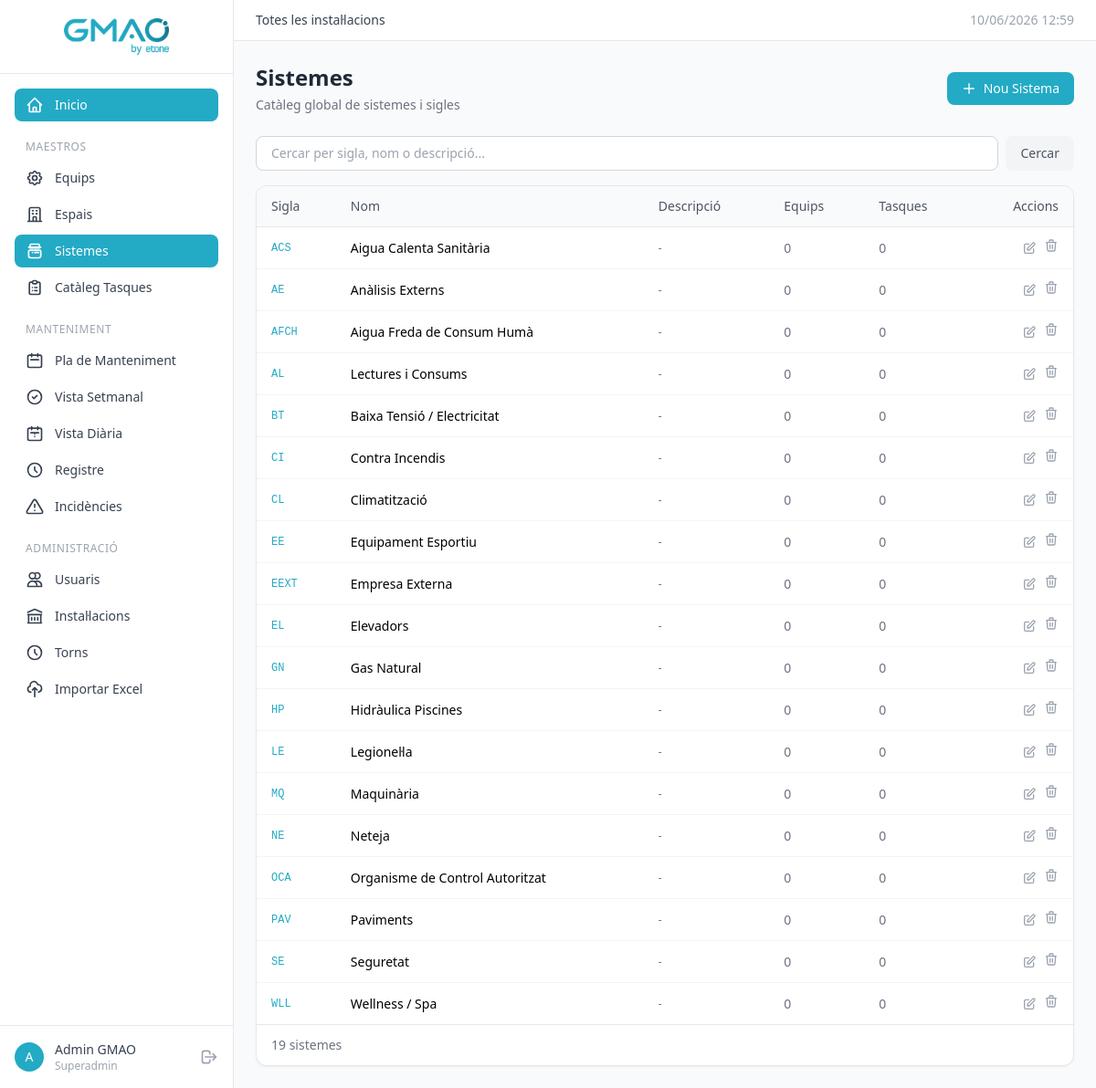
/sistemes (signed in), run on the app's committed database.
### tables this page shows
CREATE TABLE `sistemes` (
    `id` INT UNSIGNED NOT NULL AUTO_INCREMENT,
    `codi` VARCHAR(20) NOT NULL,
    `nom` VARCHAR(255) NOT NULL,
    `descripcio` TEXT DEFAULT NULL,
    PRIMARY KEY (`id`),
    UNIQUE KEY `uk_sistemes_codi` (`codi`)
);

### app/Core/Controller.php (called while the page is built, shortened)
<?php
class Controller
{
    protected function view(string $view, array $data = []): void
    {
        extract($data);
        $viewFile = __DIR__ . '/../views/' . str_replace('.', '/', $view) . '.php';
        require $viewFile;
    }
}

### app/Controllers/SistemaController.php (called while the page is built, shortened)
<?php
class SistemaController extends Controller
{
    public function index(): void
    {
        $search = trim($this->get('q', ''));
        $this->view('sistemes.index', [
            'title' => 'Sistemes',
            'sistemes' => Sistema::allWithUsage($search),
            'search' => $search,
            'flash' => $this->getFlash(),
        ]);
    }
}

### public/index.php (called while the page is built, shortened)
<?php
require_once __DIR__ . '/../app/Helpers/functions.php';
$router = new Router();
$url = $_GET['url'] ?? '';
$router->dispatch($url);

### app/Helpers/functions.php (called while the page is built, shortened)
<?php
if (!function_exists('e')) {
    function e(?string $value): string
    {
        return htmlspecialchars($value ?? '', ENT_QUOTES, 'UTF-8');
    }
}
if (!function_exists('url')) {
    function url(string $path = ''): string
    {
        $base = rtrim($_ENV['APP_URL'] ?? '', '/');
        return $base . '/' . ltrim($path, '/');
    }
}

### app/Models/Database.php (called while the page is built, shortened)
<?php
class Database
{
    private static ?PDO $instance = null;
    public static function getInstance(): PDO
    {
        if (self::$instance === null) {
            $host = $_ENV['DB_HOST'] ?? 'localhost';
            $port = $_ENV['DB_PORT'] ?? '3306';
            $db = $_ENV['DB_DATABASE'] ?? 'gmao_ebone';
            $user = $_ENV['DB_USERNAME'] ?? 'root';
            $pass = $_ENV['DB_PASSWORD'] ?? '';
            $charset = $_ENV['DB_CHARSET'] ?? 'utf8mb4';
            $dsn = "mysql:host={$host};port={$port};dbname={$db};charset={$charset}";
            try {
                self::$instance = new PDO($dsn, $user, $pass, [
                    PDO::ATTR_ERRMODE => PDO::ERRMODE_EXCEPTION,
                    PDO::ATTR_DEFAULT_FETCH_MODE => PDO::FETCH_ASSOC,
                    PDO::ATTR_EMULATE_PREPARES => false,
                    PDO::MYSQL_ATTR_INIT_COMMAND => "SET NAMES {$charset}",
                ]);
            } catch (PDOException $e) {
                if (($_ENV['APP_DEBUG'] ?? 'false') === 'true') {
                    die('Error de connexió: ' . $e->getMessage());
                }
                die('Error de connexió a la base de dades.');
            }
        }
        return self::$instance;
    }
}

### app/Core/Model.php (called while the page is built, shortened)
<?php
abstract class Model
{
    protected static function db(): PDO
    {
        return Database::getInstance();
    }
    public static function query(string $sql, array $params = []): array
    {
        $stmt = static::db()->prepare($sql);
        $stmt->execute($params);
        return $stmt->fetchAll();
    }
}

### app/Models/Sistema.php (called while the page is built, shortened)
<?php
class Sistema extends Model
{
    public static function allWithUsage(string $search = ''): array
    {
        $sql = '
            SELECT s.*,
                   (SELECT COUNT(*) FROM equips e WHERE e.sistema_id = s.id) AS equips_count,
                   (SELECT COUNT(*) FROM tasques_cataleg tc WHERE tc.sistema_id = s.id AND tc.activa = 1) AS tasques_count
            FROM sistemes s';
        $params = [];
        $sql .= ' ORDER BY s.codi ASC';
        return static::query($sql, $params);
    }
}

### app/views/sistemes/index.php (the view, shortened to what this page needs)
<div class="flex flex-col sm:flex-row sm:items-center justify-between gap-4 mb-6">
    <div>
        <h2 class="text-xl sm:text-2xl font-bold text-gray-800">Sistemes</h2>
        <p class="text-gray-500 text-sm mt-1">Catàleg global de sistemes i sigles</p>
    </div>
    <?php if (in_array($_SESSION['current_role'] ?? '', ['superadmin', 'admin_instalacio'])): ?>
    <a href="<?= url('sistemes/create') ?>" class="bg-brand text-white px-4 py-2 rounded-lg text-sm font-medium hover:bg-brand-dark transition flex items-center gap-2">
        <svg class="w-4 h-4" fill="none" stroke="currentColor" viewBox="0 0 24 24"><path stroke-linecap="round" stroke-linejoin="round" stroke-width="2" d="M12 4v16m8-8H4"/></svg>
        Nou Sistema
    </a>
    <?php endif; ?>
</div>
<div class="mb-4">
    <form method="GET" action="<?= url('sistemes') ?>" class="flex flex-col sm:flex-row gap-2">
        <input type="text" name="q" value="<?= e($search ?? '') ?>" placeholder="Cercar per sigla, nom o descripció..."
               class="flex-1 border border-gray-300 rounded-lg px-4 py-2 text-sm focus:ring-2 focus:ring-brand focus:border-brand outline-none">
        <button type="submit" class="bg-gray-100 text-gray-600 px-4 py-2 rounded-lg text-sm hover:bg-gray-200 transition">Cercar</button>
    </form>
</div>
<div class="hidden md:block bg-white rounded-xl shadow-sm border border-gray-200 overflow-hidden">
    <div class="overflow-x-auto">
        <table class="w-full text-sm">
            <thead>
                <tr class="bg-gray-50 border-b border-gray-200">
                    <th class="text-left px-4 py-3 font-medium text-gray-600">Sigla</th>
                    <th class="text-left px-4 py-3 font-medium text-gray-600">Nom</th>
                    <th class="text-left px-4 py-3 font-medium text-gray-600">Descripció</th>
                    <th class="text-left px-4 py-3 font-medium text-gray-600">Equips</th>
                    <th class="text-left px-4 py-3 font-medium text-gray-600">Tasques</th>
                    <th class="text-right px-4 py-3 font-medium text-gray-600">Accions</th>
                </tr>
            </thead>
            <tbody class="divide-y divide-gray-100">
                <?php if (empty($sistemes)): ?>
                    <tr><td colspan="6" class="px-4 py-8 text-center text-gray-400">No hi ha sistemes registrats.</td></tr>
                <?php else: ?>
                    <?php foreach ($sistemes as $sistema): ?>
                    <tr class="hover:bg-gray-50 transition">
                        <td class="px-4 py-3 font-mono text-xs text-brand"><?= e($sistema['codi']) ?></td>
                        <td class="px-4 py-3 font-medium"><?= e($sistema['nom']) ?></td>
                        <td class="px-4 py-3 text-gray-500 text-xs max-w-md"><?= e($sistema['descripcio'] ?: '-') ?></td>
                        <td class="px-4 py-3 text-gray-500"><?= (int)$sistema['equips_count'] ?></td>
                        <td class="px-4 py-3 text-gray-500"><?= (int)$sistema['tasques_count'] ?></td>
                        <td class="px-4 py-3 text-right">
                            <?php if (in_array($_SESSION['current_role'] ?? '', ['superadmin', 'admin_instalacio'])): ?>
                            <div class="flex items-center justify-end gap-2">
                                <a href="<?= url('sistemes/edit/' . $sistema['id']) ?>" class="text-gray-400 hover:text-brand transition" title="Editar">
                                    <svg class="w-4 h-4" fill="none" stroke="currentColor" viewBox="0 0 24 24"><path stroke-linecap="round" stroke-linejoin="round" stroke-width="2" d="M11 5H6a2 2 0 00-2 2v11a2 2 0 002 2h11a2 2 0 002-2v-5m-1.414-9.414a2 2 0 112.828 2.828L11.828 15H9v-2.828l8.586-8.586z"/></svg>
                                </a>
                                <form method="POST" action="<?= url('sistemes/delete/' . $sistema['id']) ?>" onsubmit="return confirm('Segur que vols eliminar aquest sistema?')">
                                    <button type="submit" class="text-gray-400 hover:text-red-600 transition disabled:cursor-not-allowed disabled:text-gray-300" title="<?= ((int)$sistema['equips_count'] > 0 || (int)$sistema['tasques_count'] > 0) ? 'Sistema en ús' : 'Eliminar' ?>" <?= ((int)$sistema['equips_count'] > 0 || (int)$sistema['tasques_count'] > 0) ? 'disabled' : '' ?>>
                                        <svg class="w-4 h-4" fill="none" stroke="currentColor" viewBox="0 0 24 24"><path stroke-linecap="round" stroke-linejoin="round" stroke-width="2" d="M19 7l-.867 12.142A2 2 0 0116.138 21H7.862a2 2 0 01-1.995-1.858L5 7m5 4v6m4-6v6m1-10V4a1 1 0 00-1-1h-4a1 1 0 00-1 1v3M4 7h16"/></svg>
                                    </button>
                                </form>
                            </div>
                            <?php endif; ?>
                        </td>
                    </tr>
                    <?php endforeach; ?>
                <?php endif; ?>
            </tbody>
        </table>
    </div>
    <div class="px-4 py-3 border-t border-gray-200 text-sm text-gray-500">
        <?= count($sistemes) ?> sistemes
    </div>
</div>
<?php
require __DIR__ . '/../layouts/main.php';
?>

### app/Core/Router.php (shortened to what this page needs)
<?php
class Router
{
    private array $routes = [];
    private function addRoute(string $httpMethod, string $path, string $controller, string $method): void
    {
        $pattern = preg_replace('/\{([a-zA-Z_]+)\}/', '(?P<$1>[^/]+)', $path);
        $pattern = '#^' . $pattern . '$#';
        $this->routes[] = [
            'httpMethod' => $httpMethod,
            'pattern' => $pattern,
            'controller' => $controller,
            'method' => $method,
        ];
    }
    public function dispatch(string $url): void
    {
        $url = trim($url, '/');
        $httpMethod = $_SERVER['REQUEST_METHOD'];
        foreach ($this->routes as $route) {
            if ($route['httpMethod'] !== $httpMethod) {
                continue;
            }
            if (preg_match($route['pattern'], $url, $matches)) {
                $params = array_filter($matches, 'is_string', ARRAY_FILTER_USE_KEY);
                $method = $route['method'];
                $controller = new $controllerClass();
                call_user_func_array([$controller, $method], $params);
                return;
            }
        }
    }
}

### data on the page
sistemes: codi "ACS", nom "Aigua Calenta Sanitària", descripcio "-", equips_count "0", tasques_count "0"
sistemes: codi "AE", nom "Anàlisis Externs", descripcio "-", equips_count "0", tasques_count "0"
sistemes: codi "AFCH", nom "Aigua Freda de Consum Humà", descripcio "-", equips_count "0", tasques_count "0"
sistemes: codi "AL", nom "Lectures i Consums", descripcio "-", equips_count "0", tasques_count "0"
sistemes: codi "BT", nom "Baixa Tensió / Electricitat", descripcio "-", equips_count "0", tasques_count "0"
sistemes: codi "CI", nom "Contra Incendis", descripcio "-", equips_count "0", tasques_count "0"
sistemes: codi "CL", nom "Climatització", descripcio "-", equips_count "0", tasques_count "0"
sistemes: codi "EE", nom "Equipament Esportiu", descripcio "-", equips_count "0", tasques_count "0"
sistemes: codi "EEXT", nom "Empresa Externa", descripcio "-", equips_count "0", tasques_count "0"
sistemes: codi "EL", nom "Elevadors", descripcio "-", equips_count "0", tasques_count "0"
sistemes: codi "GN", nom "Gas Natural", descripcio "-", equips_count "0", tasques_count "0"
sistemes: codi "HP", nom "Hidràulica Piscines", descripcio "-", equips_count "0", tasques_count "0"
sistemes: codi "LE", nom "Legionel·la", descripcio "-", equips_count "0", tasques_count "0"
sistemes: codi "MQ", nom "Maquinària", descripcio "-", equips_count "0", tasques_count "0"
sistemes: codi "NE", nom "Neteja", descripcio "-", equips_count "0", tasques_count "0"
sistemes: codi "OCA", nom "Organisme de Control Autoritzat", descripcio "-", equips_count "0", tasques_count "0"
sistemes: codi "PAV", nom "Paviments", descripcio "-", equips_count "0", tasques_count "0"
sistemes: codi "SE", nom "Seguretat", descripcio "-", equips_count "0", tasques_count "0"
sistemes: codi "WLL", nom "Wellness / Spa", descripcio "-", equips_count "0", tasques_count "0"
